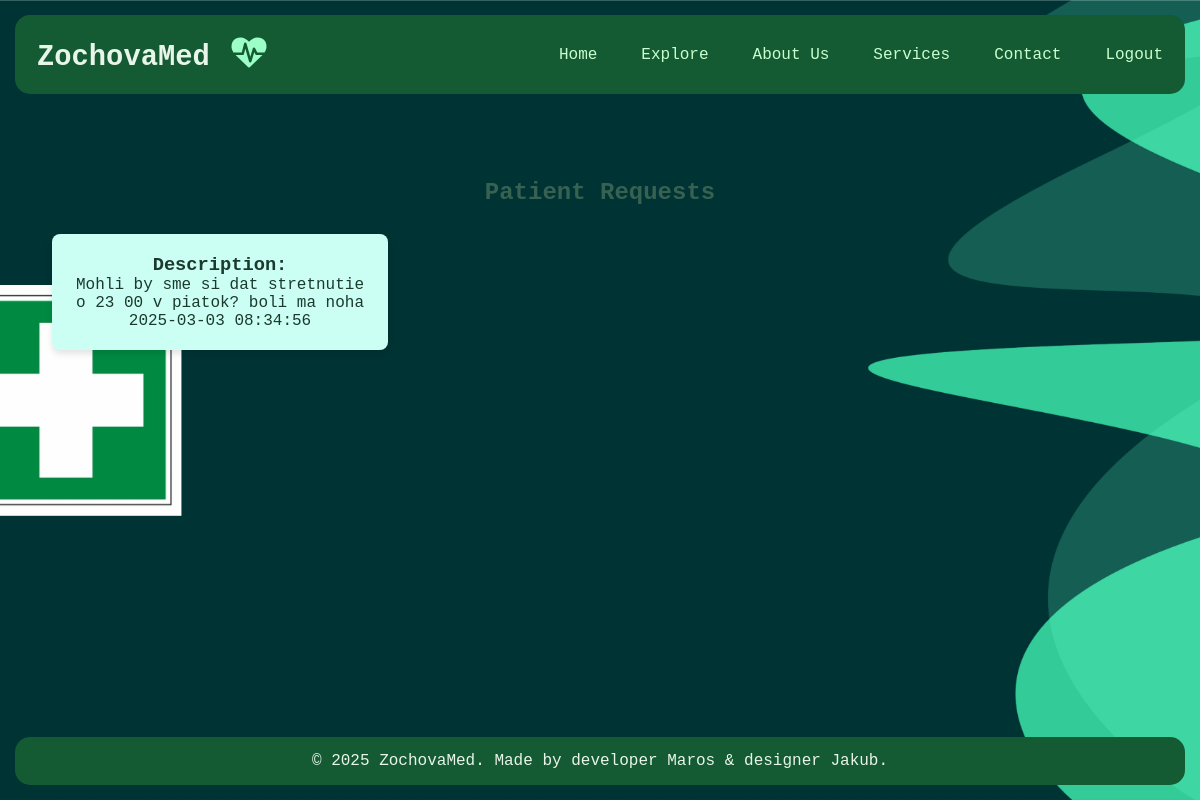
Page /findpatients (signed in) on the committed database.
### models.py (models this page shows)
class Requests(db.Model):
    id = db.Column(db.Integer, primary_key=True)
    from_id = db.Column(db.Integer, nullable=False)#id pacienta
    to_id = db.Column(db.Integer, nullable=False)#id doktora
    description = db.Column(db.Text, nullable=False)#opis problemu pacienta
    time_sent = db.Column(db.String, nullable=False) #kedy bol request poslany

### main.py (the view)
@app.route('/findpatients')
@login_required
def findpatients():
    if session.get('user_role') != 'Doctor':
        flash("Access denied. Patients cannot view this page.", "error")
        return redirect(url_for('home'))
    requests = Requests.query.filter_by(to_id=current_user.id).all()
    return render_template('findpatients.html', requests=requests)

### main.py (called while the page is built)
@login_manager.user_loader
def load_user(user_id):
    user_role = session.get('user_role')
    if user_role == 'Doctor':
        return Doctor.query.get(int(user_id))
    elif user_role == 'Pacient':
        return Pacient.query.get(int(user_id))
    return None

def datetimeformat(value, format="%Y-%m-%d %H:%M:%S"):
    return datetime.fromisoformat(value).strftime(format)

### templates/findpatients.html (shortened to what this page needs)
{% extends '_base.html' %}
{% block content %}
    <main class="doctors-page">
    <h2>Patient Requests</h2>
    {% if current_user.is_authenticated and current_user.__class__.__name__ == 'Doctor' %}
            <div class="doctor-list">
            {% for request in requests %}
                <a href="{{ url_for('view_request', request_id=request.id) }}" class="nodecor">
                    <div class="doctor-profile">
                    <h3>Description:</h3>
                    {{ request.description[:75] }}
                    <br>
                    {{ request.time_sent|datetimeformat  }}
                    </div>
                </a>
            {% endfor %}
            </div>
    {% else %}
        <p>You must be logged in as a doctor to view requests.</p>
    {% endif %}
    </main>
{% endblock %}

### static/css/styles.css (style rules this page uses)
* { margin: 0; padding: 0; box-sizing: border-box; }
body { font-family:'Courier New', Courier, monospace; margin: 0; padding: 0; background-image: url("bg.png"); -webkit-background-size: cover; background-size: cover; background-position: center; background-repeat: no-repeat; background-attachment: fixed; color: #376150; display: flex; flex-direction: column; min-height: 100vh; }
a { text-decoration: none; color: #3a563d; padding: 8px 12px; transition: background-color 0.3s ease, border-radius 0.3s ease, font-size 0.3s ease; }
main { flex: 1; padding: 20px; }
.doctors-page { max-width: 1200px; margin: 30px auto; padding: 20px; text-align: center; }
.doctor-list { display: grid; grid-template-columns: repeat(auto-fit, minmax(300px, 1fr)); gap: 20px; }
.doctor-list { display: grid; grid-template-columns: repeat(3, 1fr); gap: 20px; margin-top: 20px; }
.doctor-profile { background-color: #ccfff4; border-radius: 8px; box-shadow: 0 4px 6px rgba(0, 0, 0, 0.1); padding: 20px; transition: transform 0.3s ease, box-shadow 0.3s ease; }
.nodecor { text-decoration: none; color: #1B3A2D; }

### rows in the picture
Requests: description "Mohli by sme si dat stretnutie o 23 00 v piatok? boli ma noha", time_sent "2025-03-03 08:34:56"
